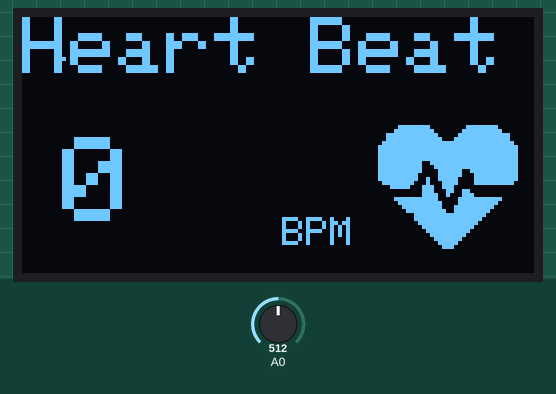
Simulated run of this sketch. Board: Arduino Mega 2560, built with avr-gcc and run on an emulated ATmega2560. Parts: 128×64 one-colour display. The inputs (shaded band) are chosen by the test bench; at power-on: A0 = 512.

Above: at 2.2 s.
At 7.3 s:
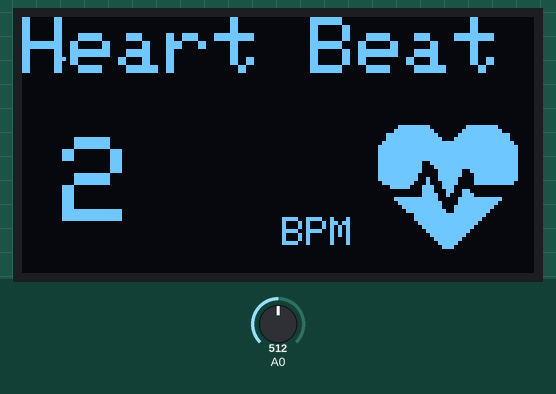

The sketch:

Heartbeat_detection.ino
```cpp
unsigned long previousMillis = 0;  // will store last time LED was updated
const long interval = 50;          // interval at which to blink (milliseconds)

#define pin_sinyal PA0
int BPM,BPM_total;
#include <Wire.h>
#include <Adafruit_GFX.h>
#include <Adafruit_SSD1306.h>

#define SCREEN_WIDTH 128     // OLED display width, in pixels
#define SCREEN_HEIGHT 64     // OLED display height, in pixels..
#define OLED_RESET -1        // Reset pin # (or -1 if sharing Arduino reset pin)
#define SCREEN_ADDRESS 0x3C  ///< See datasheet for Address; 0x3D for 128x64, 0x3C for 128x32
Adafruit_SSD1306 display(SCREEN_WIDTH, SCREEN_HEIGHT, &Wire, OLED_RESET);
const unsigned char epd_bitmap_heartbeat[] PROGMEM = {
  0x00, 0x00, 0x00, 0x00, 0x00, 0x00, 0x00, 0x00, 0x00, 0x00, 0x00, 0x00, 0x00, 0x00, 0x00, 0x00,
  0x00, 0x00, 0x00, 0x00, 0x00, 0x00, 0x00, 0x00, 0x00, 0x00, 0x00, 0x00, 0x00, 0x00, 0x00, 0x3f,
  0xc0, 0x1f, 0xe0, 0x00, 0x00, 0x7f, 0xe0, 0x3f, 0xf0, 0x00, 0x01, 0xff, 0xf0, 0x7f, 0xfc, 0x00,
  0x01, 0xff, 0xf8, 0xff, 0xfc, 0x00, 0x03, 0xff, 0xff, 0xff, 0xfe, 0x00, 0x07, 0xff, 0xff, 0xff,
  0xff, 0x00, 0x07, 0xff, 0xff, 0xff, 0xff, 0x00, 0x07, 0xff, 0xff, 0xff, 0xff, 0x00, 0x07, 0xff,
  0xff, 0xff, 0xff, 0x00, 0x07, 0xff, 0x3f, 0xff, 0xff, 0x00, 0x07, 0xff, 0x1f, 0xff, 0xff, 0x00,
  0x07, 0xff, 0x0f, 0xcf, 0xff, 0x00, 0x07, 0xfe, 0x0f, 0xc7, 0xff, 0x00, 0x07, 0xfe, 0x4f, 0x87,
  0xff, 0x00, 0x03, 0xfc, 0x47, 0x87, 0xfe, 0x00, 0x00, 0xf8, 0xe7, 0x00, 0x00, 0x00, 0x00, 0x00,
  0xe3, 0x30, 0x00, 0x00, 0x00, 0x00, 0xf2, 0x38, 0x00, 0x00, 0x00, 0x7f, 0xf0, 0x7f, 0xf0, 0x00,
  0x00, 0x3f, 0xf8, 0x7f, 0xe0, 0x00, 0x00, 0x1f, 0xf8, 0xff, 0xc0, 0x00, 0x00, 0x0f, 0xfc, 0xff,
  0x80, 0x00, 0x00, 0x03, 0xff, 0xff, 0x00, 0x00, 0x00, 0x03, 0xff, 0xfe, 0x00, 0x00, 0x00, 0x01,
  0xff, 0xfc, 0x00, 0x00, 0x00, 0x00, 0xff, 0xf8, 0x00, 0x00, 0x00, 0x00, 0x7f, 0xf0, 0x00, 0x00,
  0x00, 0x00, 0x3f, 0xe0, 0x00, 0x00, 0x00, 0x00, 0x1f, 0xc0, 0x00, 0x00, 0x00, 0x00, 0x0f, 0x80,
  0x00, 0x00, 0x00, 0x00, 0x07, 0x00, 0x00, 0x00, 0x00, 0x00, 0x00, 0x00, 0x00, 0x00, 0x00, 0x00,
  0x00, 0x00, 0x00, 0x00, 0x00, 0x00, 0x00, 0x00, 0x00, 0x00, 0x00, 0x00, 0x00, 0x00, 0x00, 0x00,
  0x00, 0x00, 0x00, 0x00, 0x00, 0x00
};
void setup() {
  Serial1.begin(9600);
  if (!display.begin(SSD1306_SWITCHCAPVCC, SCREEN_ADDRESS)) {
    Serial1.println(F("SSD1306 allocation failed"));
    for (;;)
      ;  // Don't proceed, loop forever
  }
  display.clearDisplay();
  // Show initial display buffer contents on the screen --
  // the library initializes this with an Adafruit splash screen.
  display.display();
  delay(2000);  // Pause for 2 seconds
  display.drawPixel(10, 10, SSD1306_WHITE);
  display.setTextSize(2);               // Normal 1:1 pixel scale
  display.setTextColor(SSD1306_WHITE);  // Draw white text
  display.setCursor(0, 0);
  display.println(F("Heart Beat"));
  display.setTextSize(3);
  display.setCursor(10, 30);
  display.println(F("999"));
  display.setTextSize(1);
  display.setCursor(65, 50);
  display.println(F("BPM"));
  display.drawBitmap(84, 22, epd_bitmap_heartbeat, 44, 41, 1);
  display.setTextSize(3);
  display.display();
}
unsigned long clear_screen;
int a=123;
void loop() {
  unsigned long currentMillis = millis();

  if (currentMillis - previousMillis >= interval) {
    previousMillis = currentMillis;
    hitung_HR(analogRead(pin_sinyal));
    //    Serial1.println(analogRead(pin_sinyal));
  }
  if ((unsigned long)(millis() - clear_screen) > 1000) {
    display.fillRect(10, 30, 51, 23, SSD1306_BLACK);
    display.setCursor(10, 30);
    display.println(BPM);
    display.display();
    clear_screen = millis();
  }
  //Serial1.println(BPM);
}

unsigned long oldtime = 0;
unsigned long newtime = 0;
unsigned long beat_time = 0;
unsigned long cek_beat_time = 0;
int data_now, data_old, delta_data;
bool flag_detek = false;
float HR, HR_old;
int count;
void hitung_HR(int data_pulse) {
  data_now = data_pulse;

  Serial1.println(String(data_now) + "," + String(BPM));

  delta_data = data_now - data_old;
  if (delta_data < 0)
    delta_data = delta_data * -1;
  data_old = data_now;

  //Serial1.println(data_now);
  //Serial1.println(delta_data);d
  if (delta_data > 140)  // detek pertama
  {
    if (flag_detek == false) {
      flag_detek = true;
      newtime = millis();
    } else {
      beat_time = millis() - newtime;
      if (beat_time < 400) {
        newtime = millis();
        //        beat_time = millis();
      } else {
        HR = 60 / (((float)beat_time) / 1000);
        HR = HR * 0.6 + HR_old * 0.4;
        if (abs(HR - HR_old) > 10) {
          HR = 60 / (((float)beat_time) / 1000);
          HR = HR * 0.1 + HR_old * 0.9;
        }
        //Serial1.println(beat_time);
        flag_detek = false;
        HR_old = HR;
      }
    }
  }

  // cancel pertitungan
  // 150 BPM = 400 ms dan 40 BPM = 1500 ms
  cek_beat_time = millis() - newtime;
  if (cek_beat_time > 10000) {
    newtime = millis();
    HR = 0;
  }
count++;
BPM_total=BPM_total+HR;

if(count==100)
{
  BPM=BPM_total/100;
  BPM=BPM*0.9258+2.4162;
  BPM_total=0;
  count=0;
}

}
```

Measured:
- what the display in image 0 shows lasts 5.1 s, from 2.1 s to 7.2 s
